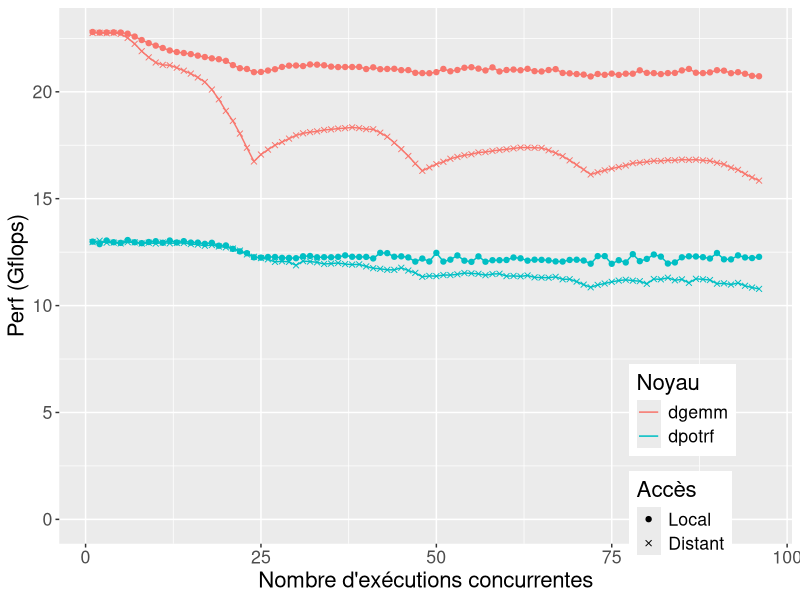
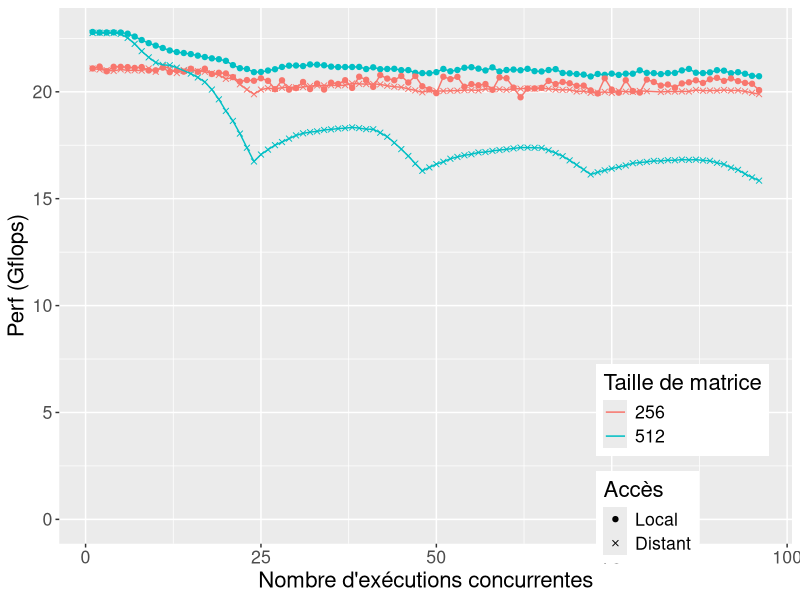

Recreate these plots in R, in order.
library(ggplot2)
library(plyr)
library(lattice)
library(reshape)

subset_ddply <- function(df, bs) {
  tmpdf = subset(df, Blocksize==bs)
  return (ddply(tmpdf, c("Exp", "Blocksize", "Access", "total_cores", "kernel"), summarize, thread_avg = mean(GFlops), Std=sd(GFlops), Nxp=length(Exp)))
}

framegemm = read.table("./summarized_all_data_dgemm.dat", header=TRUE)
avg_dgemm = subset_ddply(framegemm, 512)
avg_dgemm_small = subset_ddply(framegemm, 256)

#frametrsm = read.table("./summarized_all_data_dtrsm.dat", header=TRUE)
#avg_dtrsm = subset_ddply(frametrsm, 512)

framepotrf = read.table("./summarized_all_data_dpotrf.dat", header=TRUE)
avg_dpotrf = subset_ddply(framepotrf, 512)

#framesyrk = read.table("./summarized_all_data_dsyrk.dat", header=TRUE)
#avg_dsyrk = subset_ddply(framesyrk, 512)

combined = rbind(avg_dgemm, avg_dpotrf)
combined_small = rbind(avg_dgemm, avg_dgemm_small)

pd = position_dodge(width=.1)



#Graph for distribution


pdf("kernel_512_remote_brunch.pdf", width = 10, height=6)


myplot = ggplot(combined, aes(x=total_cores, y = thread_avg))
#myplot = myplot + geom_bar(stat="identity", position=position_dodge())
myplot = myplot + geom_point(aes(colour=kernel, shape=Access))
myplot = myplot + geom_line(aes(colour=kernel, group=interaction(kernel, Access)))
myplot = myplot + scale_shape_manual(name="Accès", values=c(19, 4), labels=c("Local", "Distant"))
myplot = myplot + expand_limits(y=0)
myplot = myplot + guides(colour=guide_legend(override.aes=list(shape=NA)))
#myplot = myplot + facet_wrap(~Blocksize, ncol=2)
#myplot = myplot + theme(legend.position="right", legend.title=element_text(size=14), legend.text=element_text(size=13), axis.text=element_text(size=12))
myplot = myplot + theme(legend.position=c(0.85, 0.15), text=element_text(size=16))
#myplot = myplot + ggtitle("kernel perf wrt total concurrent exec")
myplot = myplot + ylab("Perf (Gflops)")
myplot = myplot + xlab("Nombre d'exécutions concurrentes")
myplot = myplot + labs(colour="Noyau")

print(myplot)
dev.off()

pdf("kernel_dgemm_remote_brunch.pdf", width = 10, height=6)


myplot = ggplot(combined_small, aes(x=total_cores, y = thread_avg))
#myplot = myplot + geom_bar(stat="identity", position=position_dodge())
myplot = myplot + geom_point(aes(colour=as.factor(Blocksize), shape=Access))
myplot = myplot + geom_line(aes(colour=as.factor(Blocksize), group=interaction(Blocksize, Access)))
myplot = myplot + scale_shape_manual(name="Accès", values=c(19, 4), labels=c("Local", "Distant"))
myplot = myplot + expand_limits(y=0)
myplot = myplot + guides(colour=guide_legend(override.aes=list(shape=NA)))
#myplot = myplot + facet_wrap(~Blocksize, ncol=2)
#myplot = myplot + theme(legend.position="right", legend.title=element_text(size=14), legend.text=element_text(size=13), axis.text=element_text(size=12))
myplot = myplot + theme(legend.position=c(0.85, 0.15), text=element_text(size=16))
#myplot = myplot + ggtitle("kernel perf wrt total concurrent exec")
myplot = myplot + ylab("Perf (Gflops)")
myplot = myplot + xlab("Nombre d'exécutions concurrentes")
myplot = myplot + labs(colour="Taille de matrice")

print(myplot)
dev.off()
quit()
